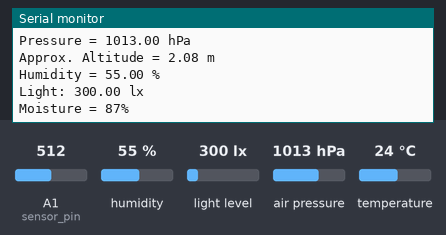
This sketch was run on a simulated Arduino Uno, built with avr-gcc and run on an emulated ATmega328P. Parts: the last lines printed to the serial monitor. The inputs (shaded band) are chosen by the test bench; at power-on: humidity 55 %, A1 (sensor_pin) = 512, light level 300 lx, air pressure 1013 hPa, temperature 24 °C.

Above: at 1.2 s.
1.3 s: humidity set to 22 %
At 3.0 s:
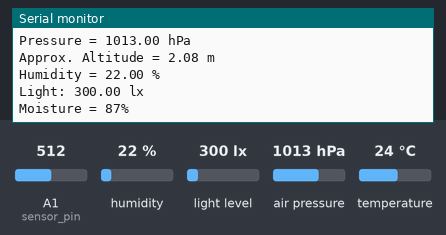
3.6 s: A1 (sensor_pin) set to 716
At 4.7 s:
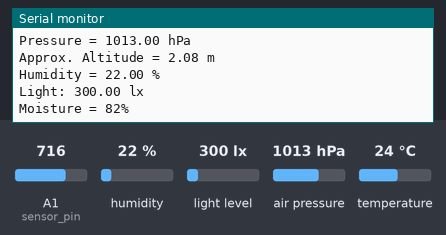
5.9 s: light level set to 40 lx
At 7.5 s:
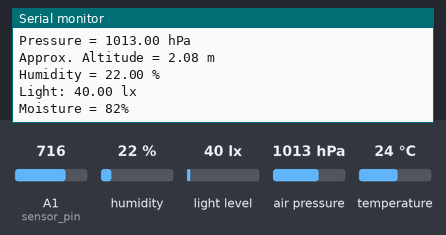
8.2 s: air pressure set to 952 hPa
10.5 s: light level set to 1000 lx
At 13.7 s:
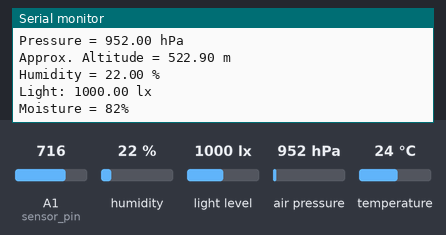
16.6 s: A1 (sensor_pin) set to 992
At 17.1 s:
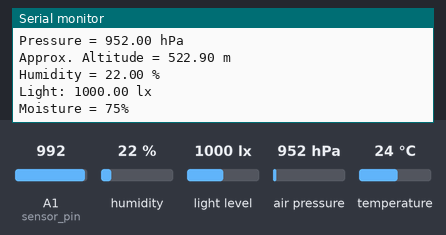
Timing chart, 0 to 19.6 s (numbered marks = the images above; inputs shaded):
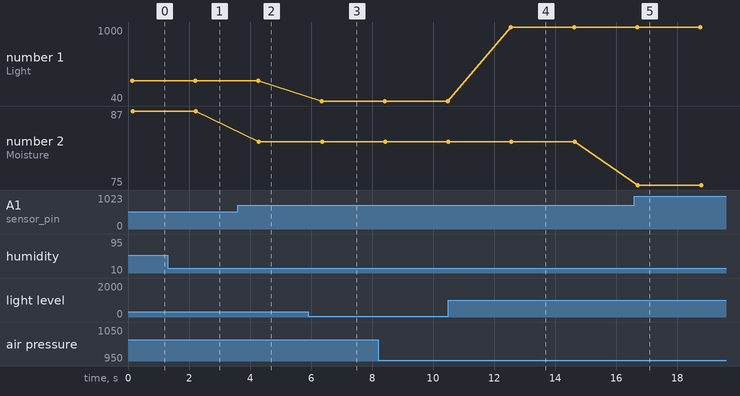

The sketch:

for_test_20-11-24.ino
```cpp
#include <Wire.h>
#include <Adafruit_Sensor.h>
#include <Adafruit_BME280.h>
#include <BH1750.h>

#define SEALEVELPRESSURE_HPA (1013.25)

Adafruit_BME280 bme;
BH1750 lightMeter;

//Moist Meter
int _moisture,sensor_analog;
int sensor_pin = 15;

//

void setup() {
  Serial.begin(9600);
  Serial.println(F("BME280 test"));

  bool status;

  //Wire.begin(2,4);

  // default settings
  // (you can also pass in a Wire library object like &Wire2)
  status = bme.begin(0x76);
  if (!status) {
    Serial.println("Could not find a valid BME280 sensor, check wiring!");
    while (1);
  }


  if (lightMeter.begin(BH1750::CONTINUOUS_HIGH_RES_MODE)) {
    Serial.println(F("BH1750 initialized"));
  } else {
    Serial.println(F("Error initializing BH1750"));
  }

  Serial.println();
}

void loop() {
  printAirTemps();
  printLight();
  printMoist();
  delay(2000);
}

void printAirTemps() {
  Serial.print("Temperature = ");
  Serial.print(bme.readTemperature());
  Serial.println(" *C");

  // Convert temperature to Fahrenheit
  /*Serial.print("Temperature = ");
  Serial.print(1.8 * bme.readTemperature() + 32);
  Serial.println(" *F");*/

  Serial.print("Pressure = ");
  Serial.print(bme.readPressure() / 100.0F);
  Serial.println(" hPa");

  Serial.print("Approx. Altitude = ");
  Serial.print(bme.readAltitude(SEALEVELPRESSURE_HPA));
  Serial.println(" m");

  Serial.print("Humidity = ");
  Serial.print(bme.readHumidity());
  Serial.println(" %");

  Serial.println();
}

void printLight(){
  float lux = lightMeter.readLightLevel();
  if (lux >= 0) {
    Serial.print("Light: ");
    Serial.print(lux);
    Serial.println(" lx");
  } else {
    Serial.println("Error reading light level");
  }
}

void printMoist(){
  sensor_analog = analogRead(sensor_pin);
  _moisture = ( 100 - ( (sensor_analog/4095.00) * 100 ) );
  Serial.print("Moisture = ");
  Serial.print(_moisture);  /* Print Temperature on the serial window */
  Serial.println("%");
}
```

Measured:
- after the input at 1.3 s, the serial monitor: prints a new line after 0.88 s (image 1)
- after the input at 3.6 s, the serial monitor: prints a new line after 0.69 s (image 2)
- after the input at 5.9 s, the serial monitor: prints a new line after 0.44 s (image 3)
- after the input at 10.5 s, the serial monitor: prints a new line after 2.0 s (image 4)
- after the input at 16.6 s, the serial monitor: prints a new line after 0.11 s (image 5)
- plotted number 1: 300 → 40 after the input at 5.9 s, 40 → 1000 after the input at 10.5 s
- plotted number 2: 87 → 82 after the input at 3.6 s, 82 → 75 after the input at 16.6 s
